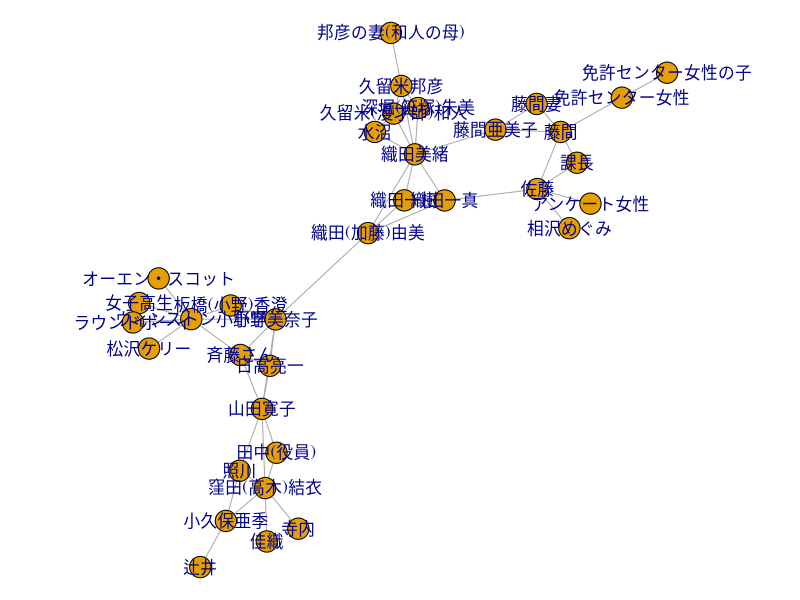

R code for this plot:
## ---- chunk 1
knitr::opts_chunk$set(echo = TRUE)
## ---- chunk 2
library(tidyverse)
library(igraph)
## ---- chunk 3
jinbutsu <- tribble(
     ~Name1, ~Name2,
"佐藤", "藤間",
      "佐藤", "課長",
  "藤間",    "課長",
  "アンケート女性", "佐藤",
  "織田一真", "佐藤",
  "織田一真", "織田(加藤)由美",
  "織田一真", "織田美緒",
  "織田(加藤)由美", "織田美緒",
  "織田一真", "織田一樹",
  "織田(加藤)由美", "織田一樹",
  "織田美緒", "織田一樹",
  "佐藤", "相沢めぐみ",
  "藤間", "藤間妻",
  "藤間", "藤間亜美子",
  "藤間妻", "藤間亜美子",
  "ウィンストン小野学", "板橋(小野)香澄",
  "小野美奈子", "板橋(小野)香澄",
  "ウィンストン小野学", "小野美奈子",
  "小野美奈子", "織田(加藤)由美",
  "山田寛子", "小野美奈子",
  "日高亮一", "小野美奈子",
  "山田寛子", "日高亮一",
  "山田寛子", "斉藤さん",
  "日高亮一", "斉藤さん",
  "小野美奈子", "斉藤さん",
  "ウィンストン小野学", "斉藤さん",
  "藤間", "免許センター女性",
  "免許センター女性", "免許センター女性の子",
  "深堀(笹塚)朱美", "織田美緒",
  "深堀(笹塚)朱美", "久留米(漫才師)和人",
  "織田美緒", "久留米(漫才師)和人",
  "深堀(笹塚)朱美", "久留米邦彦",
  "久留米邦彦", "久留米(漫才師)和人",
  "久留米邦彦", "邦彦の妻(和人の母)",
  "久留米邦彦", "織田美緒",
  "水沼", "織田美緒",
  "水沼", "久留米(漫才師)和人",
  "藤間亜美子", "織田美緒",
  "窪田(高木)結衣", "佳織",
  "窪田(高木)結衣", "山田寛子",
  "照川", "山田寛子",
  "照川", "窪田(高木)結衣",
  "照川", "小久保亜季",
  "窪田(高木)結衣", "小久保亜季",
  "辻井", "小久保亜季",
  "窪田(高木)結衣", "寺内",
  "窪田(高木)結衣", "田中(役員)",
  "田中(役員)", "山田寛子",
  "ウィンストン小野学", "オーエン・スコット",
  "ウィンストン小野学", "松沢ケリー",
  "ウィンストン小野学", "女子高生",
  "ウィンストン小野学", "ラウンドボーイ",
  "女子高生", "ラウンドボーイ"
)
## ---- chunk 4
zzz <- readr::read_csv("tojo_jinbutsu.csv")
## ---- chunk 5
zzz
## ---- chunk 6
g <- graph.data.frame(zzz, directed = FALSE)
# Remove unnecessary margins
par(mar = c(0, 0, 0, 0))
plot(g, layout = layout.fruchterman.reingold, vertex.size = 8, edge.arrow.size = 0.5)
